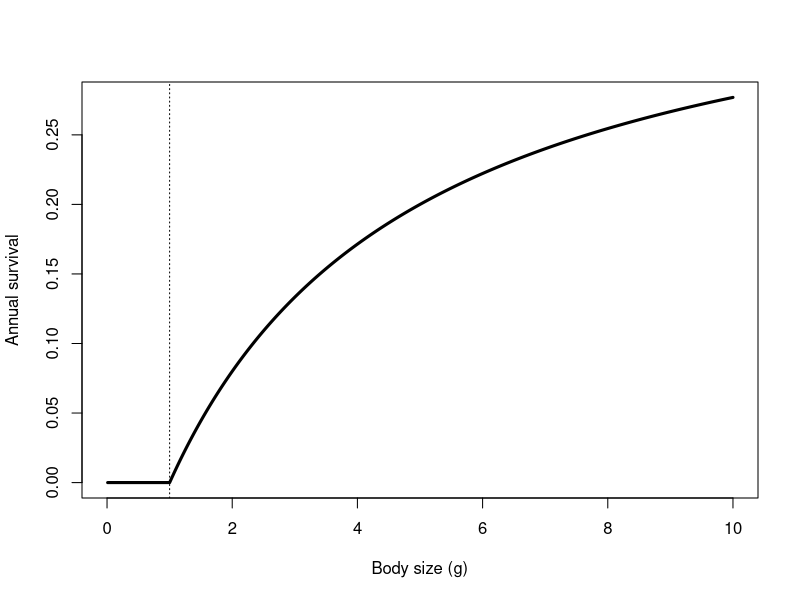

Recreate this plot in R. (Note: this script raises an error after producing the figure.)
################################################################################
##' @title Optimal body size
##' @author Robin Elahi
##' @contact elahi@stanford.edu
##' @date 2022-01-07
##' @log 
################################################################################

##' Exercise from the Stanford course Quantitative Methods for Marine Ecology and Conservation (BIOHOPK143), 
##' taught by Giulio DeLeo, Maurice Goodman, and Richard Grewelle. 

##### PACKAGES, DATA #####
library(tidyverse)
library(here)

theme_set(theme_bw(base_size = 10) + 
            theme(panel.grid = element_blank(), 
                  strip.background = element_blank())
)

##### GRAPHICAL SOLUTION #####

# Set model parameters
delta <- 30 # total biomass available for reproduction (per adult)
gamma <- 1 # minimum offspring size necessary for survival
alpha <- 0.1 # parameter
beta  <- 0.25 # parameter

## Example: For body size x, we can compute lambda (finite growth rate)

# First, compute the fraction of offspring of body size x surviving to maturity, 
# i.e., theta(x)
x <- 4 * gamma; x  # why are we multiplying by gamma?
sigma5 <- alpha * ((x - gamma)/(1 + beta * (x - gamma))); sigma5

# Number of offspring is
delta / x

# Therefore, finite growth rate is:
(delta / x) * sigma5

## Write a function to calculate sigma for a given body size x
f_sigma <- function(x){
  ifelse(x <= gamma, 0, alpha * ((x - gamma)/(1 + beta * (x - gamma))))
}

# Create a vector of body sizes
size_vec <- seq(gamma / 100, 10 * gamma, by = gamma / 100)
head(size_vec)

# Compute sigma using function
sigma_vec <- f_sigma(size_vec)
tail(sigma_vec)

# Plot survival function
plot(sigma_vec ~ size_vec, type = "l", cex = 0.5, lwd = 3, 
     xlim = c(0, max(size_vec)), 
     xlab = "Body size (g)", 
     ylab = "Annual survival")
abline(v = gamma, lty = 3)

## Compute average # of offspring and plot on semi-log scale
f_offspring_no <- function(x) delta / x
offspring_vec <- f_offspring_no(size_vec)
head(offspring_vec)
plot(offspring_vec ~ size, type = "l", cex = 0.5, log = 'y')

## Finally, compute the finite growth rate lambda by multiplying the two functions
lambda_vec <- offspring_vec * sigma_vec

## Plot
plot(lambda_vec ~ size_vec, type = "l", cex = 0.5)
abline(h = 1, lty = 3)

# Find the value of x which maximizes lambda
size_vec[which(lambda_vec == max(lambda_vec))]

##### ANALYTICAL SOLUTION #####

# See notes for analytical solution, here we substitute our values:
x_opt = gamma + sqrt(gamma / beta)
x_opt

##### USING R FOR SYMBOLIC CALCULATION #####

##### ALL THREE FUNCTIONS ON THE SAME PLOT #####
